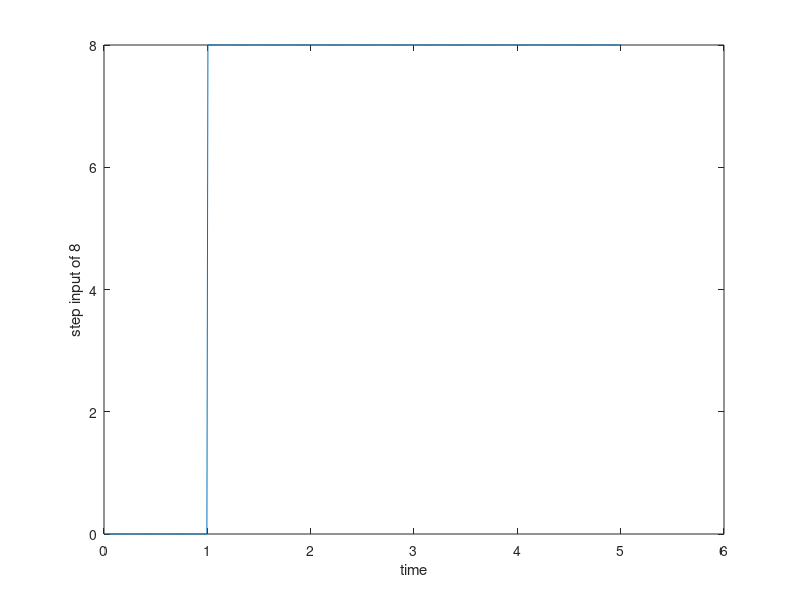
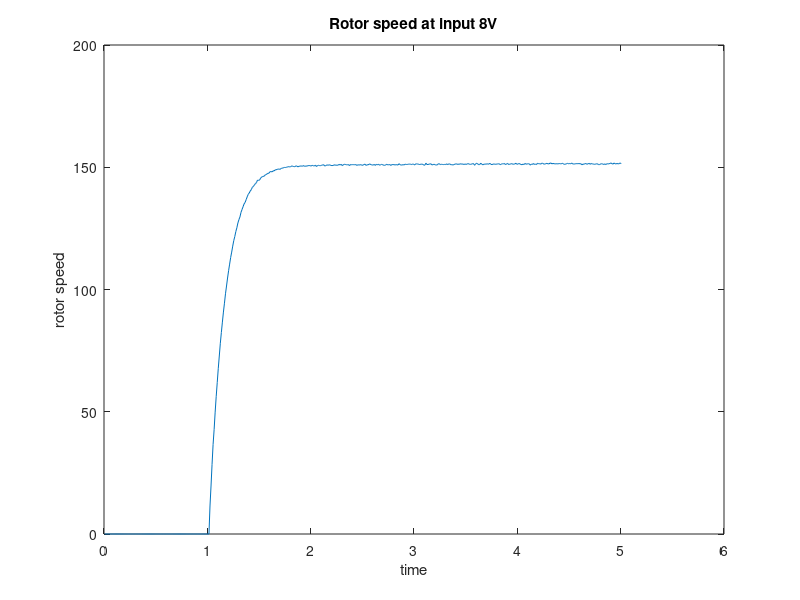
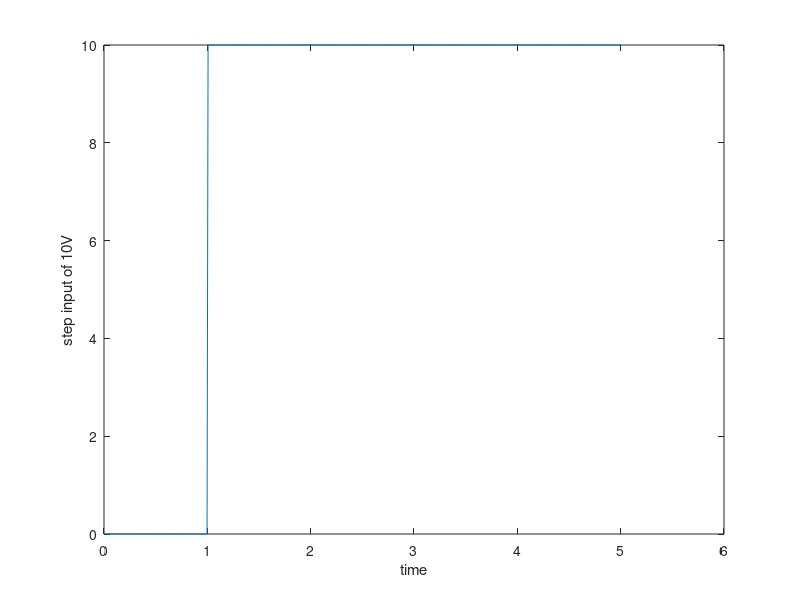
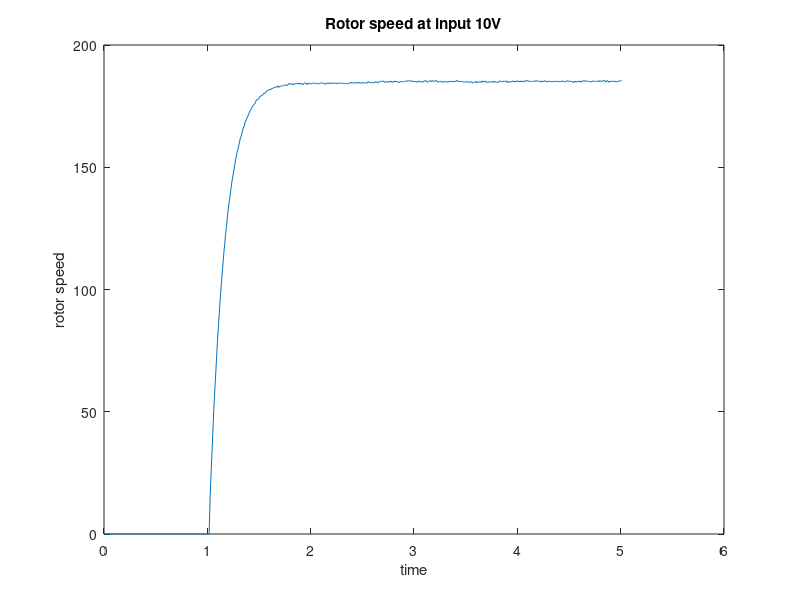

Recreate these plots in MATLAB, in order. (Note: this script raises an error after producing the figures.)
clc;
clear 
close all
load("data_pitch_10_8.mat");

%%first input
figure;
plot(time_8,input_8);
ylabel("step input of 8")
xlabel("time")

figure;
plot(time_8,output_8);
title("Rotor speed at input 8V")
ylabel("rotor speed")
xlabel("time")


%%second input
figure;
plot(time_10,input_10);
ylabel("step input of 10V")
xlabel("time")

figure;
plot(time_10,output_10);
title("Rotor speed at input 10V")
ylabel("rotor speed")
xlabel("time")


%%plotting both outputs to compare

figure;

plot(time_10, output_8, 'r', 'LineWidth', 1); 
hold on;

plot(time_10,output_10, 'g', 'LineWidth', 1); 

hold off;

legend('8V output', '10V output');
xlabel('Time(s)');
ylabel('Rotor speed');
title('Comparison of output rotor speeds at different step inputs');
grid on;


figure;

subplot(2,1,1);
yyaxis left
plot(time_10, input_10, 'b-', 'LineWidth', 1.5);
ylabel('Motor Voltage (V)');
ylim([0 max(input_10)*1.2]); % Adjust y-limits for better view

yyaxis right
plot(time_10, output_10, 'r-', 'LineWidth', 1.5);
ylabel('Rotor Speed (rad/s or RPM)');
xlabel('Time (s)');
title('Response: Motor Voltage vs Rotor Speed (Dataset 10)');
legend('Voltage', 'Speed');
grid on;

subplot(2,1,2);
yyaxis left
plot(time_8, input_8, 'b-');
ylabel('Motor Voltage (V)');
ylim([0 max(input_8)*1.2]);

yyaxis right
plot(time_8, output_8, 'r-');
ylabel('Rotor Speed (rad/s or RPM)');
xlabel('Time (s)');
title('Response: Motor Voltage vs Rotor Speed (Dataset 8)');
legend('Voltage', 'Speed');
grid on;
